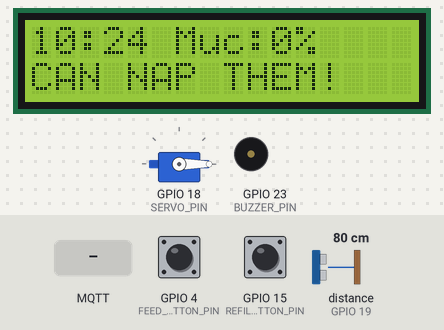
The sketch below on a simulated ESP32. Shown: 16×2 character LCD, servo, buzzer (waves = sounding). Wiring (from diagram.json): ultrasonic range finder: trigger GPIO 5; echo GPIO 19. The inputs (shaded band) are chosen by the test bench; at power-on: GPIO 4 (FEED_BUTTON_PIN) HIGH, GPIO 15 (REFILL_BUTTON_PIN) HIGH, distance to the obstacle (sensor on GPIO 19) 80 cm. The echo pulse lasts 58.3 µs per cm; WiFi joins after 1.5 s; servers stay silent unless stated; the local clock reads 2024-03-15 10:24:30 at power-on unless the sketch sets it; no MQTT or app messages arrive unless stated.

Above: at 1.7 s.
1.8 s: GPIO 4 (FEED_BUTTON_PIN) pulled LOW for 0.15 s
At 2.7 s:
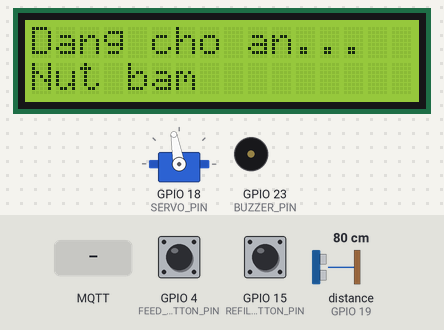
6.4 s: GPIO 15 (REFILL_BUTTON_PIN) pulled LOW for 0.15 s
At 8.6 s:
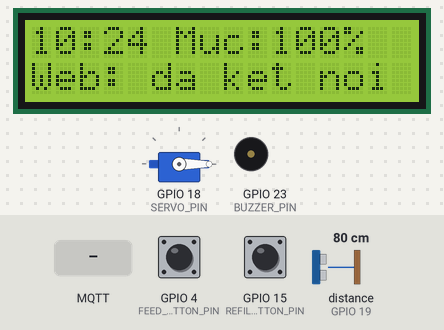
11.0 s: distance to the obstacle (sensor on GPIO 19) set to 9 cm
At 15.0 s:
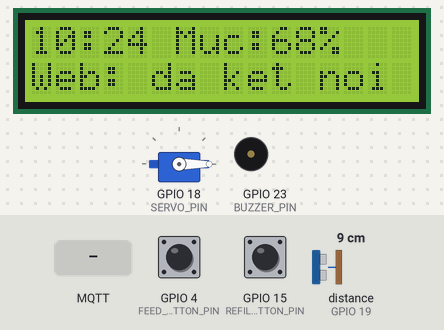
15.4 s: MQTT message "FEED" arrives on the first subscribed topic
At 17.0 s:
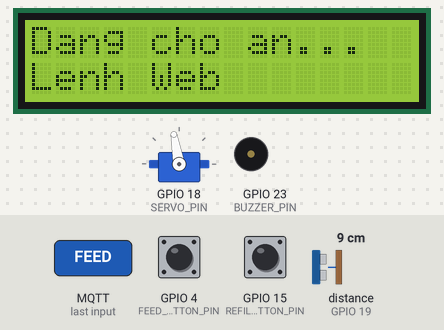
19.8 s: distance to the obstacle (sensor on GPIO 19) set to 18 cm
At 24.0 s:
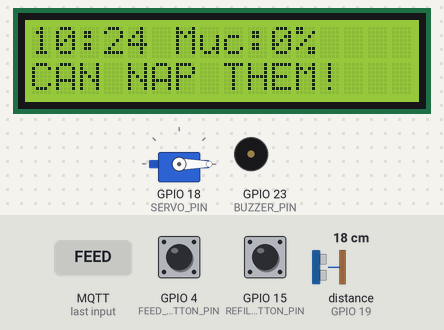
24.2 s: GPIO 15 (REFILL_BUTTON_PIN) pulled LOW for 1 s
At 25.4 s:
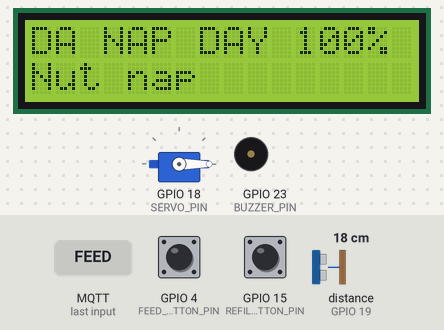
Timing chart, 0 to 74.9 s (numbered marks = the images above; inputs shaded):
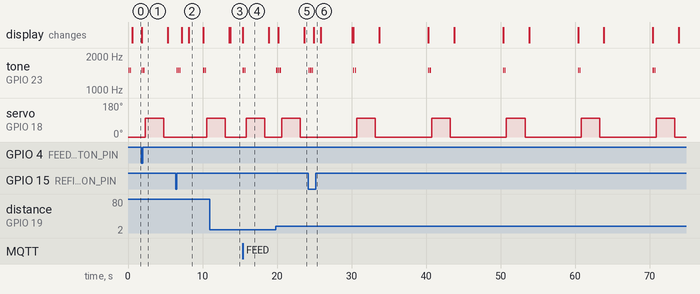

Measured:
- after the input at 1.8 s, tone on GPIO 23 (BUZZER_PIN): alternates 1500 Hz for 0.15 s and silent for 0.07 s, 4 changes in all, then stays silent, starting after 0.05 s; servo on GPIO 18 (SERVO_PIN): 0° → 100° after 0.49 s, → 0° 2.5 s later; the display: changes after 0.05 s (image 1)
- after the input at 6.4 s, the display: first changes after 0.80 s (image 2 shows a later state)
- after the input at 11.0 s, the display: first differs from a run without the input after 2.7 s (image 3)
- after the input at 15.4 s, tone on GPIO 23 (BUZZER_PIN): alternates 1500 Hz for 0.15 s and silent for 0.07 s, 4 changes in all, then stays silent, starting at once; servo on GPIO 18 (SERVO_PIN): 0° → 100° after 0.46 s, → 0° 2.5 s later; the display: changes at once (image 4)
- after the input at 19.8 s, the display: first differs from a run without the input after 3.8 s (image 5)
- after the input at 24.2 s, the display: changes after 0.74 s (image 6)
- what the display in image 2 shows lasts 2.0 s, from 8.1 s to 10.1 s

The sketch:

sketch.ino
```cpp
#include <Wire.h>
#include <LiquidCrystal_I2C.h>
#include <RTClib.h>
#include <ESP32Servo.h>
#include <WiFi.h>
#include <PubSubClient.h>

// Phan cung
const byte TRIG_PIN = 5;
const byte ECHO_PIN = 19;
const byte FEED_BUTTON_PIN = 4;
const byte REFILL_BUTTON_PIN = 15;
const byte SERVO_PIN = 18;
const byte BUZZER_PIN = 23;

LiquidCrystal_I2C lcd(0x27, 16, 2);
RTC_DS1307 rtc;
Servo foodServo;
WiFiClient wifiClient;
PubSubClient mqttClient(wifiClient);

// Wokwi-GUEST dung khi mo phong. Khi lap mach that, doi thanh Wi-Fi cua ban.
const char *WIFI_SSID = "Wokwi-GUEST";
const char *WIFI_PASS = "";
const char *MQTT_BROKER = "broker.hivemq.com";
const int MQTT_PORT = 1883;

// Tien to rieng cua nhom, tranh trung lenh tren MQTT broker cong khai.
const char *TOPIC_PREFIX = "petfeeder_phutrong_azgk_2026";
const char *TOPIC_FEED_COMMAND = "petfeeder_phutrong_azgk_2026/feed/cmd";
const char *TOPIC_FOOD_LEVEL = "petfeeder_phutrong_azgk_2026/food-level";
const char *TOPIC_STATUS = "petfeeder_phutrong_azgk_2026/status";
const char *TOPIC_ALERT = "petfeeder_phutrong_azgk_2026/alert";
const char *TOPIC_SCHEDULE_COMMAND = "petfeeder_phutrong_azgk_2026/schedule/set";
const char *TOPIC_SCHEDULE_STATUS = "petfeeder_phutrong_azgk_2026/schedule";
const char *TOPIC_DEMO_COMMAND = "petfeeder_phutrong_azgk_2026/demo/set";
const char *TOPIC_DEMO_STATUS = "petfeeder_phutrong_azgk_2026/demo";

// Lich cho an thuc te
byte feedingHours[] = {7, 12, 18};
byte feedingMinutes[] = {0, 0, 0};
const byte NUMBER_OF_SCHEDULES = sizeof(feedingHours);
const int LOW_FOOD_THRESHOLD = 20;
const int FOOD_DECREMENT_PER_FEED = 15;

int lastFedDay = -1;
int lastFedHour = -1;
int lastFedMinute = -1;
int foodLevel = 100;
float lastMeasuredDistance = -1;
bool lowFoodAlerted = false;
bool lastFeedButtonState = HIGH;
bool lastRefillButtonState = HIGH;
unsigned long lastDistanceRead = 0;
unsigned long lastTelemetryPublish = 0;
unsigned long lastMqttAttempt = 0;
unsigned long lastFeedButtonChange = 0;
unsigned long lastRefillButtonChange = 0;

// Gia tri mac dinh. Co the bat/tat va thay doi thoi gian tu dashboard web.
bool demoMode = true;
unsigned long demoFeedInterval = 10000;
unsigned long lastDemoFeed = 0;

void beep(byte times = 1) {
  for (byte i = 0; i < times; i++) {
    tone(BUZZER_PIN, 1500, 150);
    delay(220);
  }
}

bool isScheduledTime(int hour, int minute) {
  for (byte i = 0; i < NUMBER_OF_SCHEDULES; i++) {
    if (hour == feedingHours[i] && minute == feedingMinutes[i]) return true;
  }
  return false;
}

void publishFoodLevel() {
  if (!mqttClient.connected()) return;
  char payload[8];
  snprintf(payload, sizeof(payload), "%d", foodLevel);
  mqttClient.publish(TOPIC_FOOD_LEVEL, payload, true);
}

void publishStatus(const char *event) {
  if (!mqttClient.connected()) return;
  char payload[160];
  snprintf(payload, sizeof(payload),
           "{\"event\":\"%s\",\"food_level\":%d,\"low_food\":%s}",
           event, foodLevel, foodLevel < LOW_FOOD_THRESHOLD ? "true" : "false");
  mqttClient.publish(TOPIC_STATUS, payload);
}

void publishSchedule() {
  if (!mqttClient.connected()) return;
  char payload[16];
  snprintf(payload, sizeof(payload), "%02d:%02d,%02d:%02d,%02d:%02d",
           feedingHours[0], feedingMinutes[0], feedingHours[1], feedingMinutes[1],
           feedingHours[2], feedingMinutes[2]);
  mqttClient.publish(TOPIC_SCHEDULE_STATUS, payload, true);
}

bool updateSchedule(const String &csv) {
  char buffer[32];
  csv.toCharArray(buffer, sizeof(buffer));
  byte newHours[NUMBER_OF_SCHEDULES];
  byte newMinutes[NUMBER_OF_SCHEDULES];
  byte index = 0;
  char *part = strtok(buffer, ",");

  while (part != nullptr && index < NUMBER_OF_SCHEDULES) {
    int hour, minute;
    if (sscanf(part, "%d:%d", &hour, &minute) != 2 || hour < 0 || hour > 23 || minute < 0 || minute > 59) return false;
    newHours[index++] = hour;
    newMinutes[index - 1] = minute;
    part = strtok(nullptr, ",");
  }
  if (index != NUMBER_OF_SCHEDULES || part != nullptr) return false;

  for (byte i = 0; i < NUMBER_OF_SCHEDULES; i++) {
    feedingHours[i] = newHours[i];
    feedingMinutes[i] = newMinutes[i];
  }
  publishSchedule();
  publishStatus("schedule");
  return true;
}

void publishDemoSettings() {
  if (!mqttClient.connected()) return;
  char payload[64];
  snprintf(payload, sizeof(payload), "{\"enabled\":%s,\"interval_seconds\":%lu}",
           demoMode ? "true" : "false", demoFeedInterval / 1000);
  mqttClient.publish(TOPIC_DEMO_STATUS, payload, true);
}

bool updateDemoSettings(const String &message) {
  int separator = message.indexOf(',');
  if (separator < 0) return false;

  String enabledText = message.substring(0, separator);
  enabledText.trim();
  enabledText.toUpperCase();
  long seconds = message.substring(separator + 1).toInt();
  if ((enabledText != "ON" && enabledText != "OFF") || seconds < 3 || seconds > 3600) return false;

  demoMode = enabledText == "ON";
  demoFeedInterval = (unsigned long)seconds * 1000;
  lastDemoFeed = millis();
  publishDemoSettings();
  publishStatus("demo");
  return true;
}

void publishLowFoodAlert() {
  bool lowFood = foodLevel < LOW_FOOD_THRESHOLD;
  if (lowFood == lowFoodAlerted) return;

  lowFoodAlerted = lowFood;
  if (mqttClient.connected()) {
    char payload[120];
    snprintf(payload, sizeof(payload),
             "{\"low_food\":%s,\"food_level\":%d}",
             lowFood ? "true" : "false", foodLevel);
    mqttClient.publish(TOPIC_ALERT, payload, true);
  }
  if (lowFood) beep();
}

void readFoodLevel() {
  digitalWrite(TRIG_PIN, LOW);
  delayMicroseconds(2);
  digitalWrite(TRIG_PIN, HIGH);
  delayMicroseconds(10);
  digitalWrite(TRIG_PIN, LOW);

  long duration = pulseIn(ECHO_PIN, HIGH, 30000);
  if (duration == 0) return;

  float distance = duration * 0.0343 / 2.0;
  // Chi cap nhat theo HC-SR04 luc khoi dong hoac khi nguoi dung thay doi muc thuc an ro rang.
  if (lastMeasuredDistance < 0 || abs(distance - lastMeasuredDistance) >= 2.0) {
    lastMeasuredDistance = distance;
    foodLevel = constrain(map((int)distance, 20, 4, 0, 100), 0, 100);
    publishFoodLevel();
    publishLowFoodAlert();
  }
}

void refillFood(const char *source) {
  foodLevel = 100;
  // Giu lai gia tri khoang cach hien tai. Neu dat thanh 4 cm o day,
  // lan doc HC-SR04 tiep theo (vi du 8 cm trong Wokwi) se ghi de 100% thanh 75%.
  // Chi khi nguoi dung thay doi distance >= 2 cm, readFoodLevel() moi cap nhat lai.
  beep(3);
  lcd.clear();
  lcd.print("DA NAP DAY 100%");
  lcd.setCursor(0, 1);
  lcd.print(source);
  publishFoodLevel();
  publishLowFoodAlert();
  publishStatus("refill");
  delay(900);
}

void dispenseFood(const char *reason) {
  foodLevel = max(0, foodLevel - FOOD_DECREMENT_PER_FEED);
  lcd.clear();
  lcd.print("Dang cho an...");
  lcd.setCursor(0, 1);
  lcd.print(reason);
  beep(2);
  foodServo.write(100);
  delay(2500);
  foodServo.write(0);
  delay(500);
  publishFoodLevel();
  publishLowFoodAlert();
  publishStatus("feed");
}

void mqttCallback(char *topic, byte *payload, unsigned int length) {
  String message;
  for (unsigned int i = 0; i < length; i++) message += (char)payload[i];
  message.trim();
  String command = message;
  command.toUpperCase();

  if (String(topic) == TOPIC_FEED_COMMAND) {
    if (command == "FEED") {
      dispenseFood("Lenh Web");
    } else if (command == "REFILL") {
      refillFood("Lenh Web");
    }
  } else if (String(topic) == TOPIC_SCHEDULE_COMMAND) {
    if (!updateSchedule(message)) publishStatus("invalid_schedule");
  } else if (String(topic) == TOPIC_DEMO_COMMAND) {
    if (!updateDemoSettings(message)) publishStatus("invalid_demo");
  }
}

void connectMqtt() {
  if (WiFi.status() != WL_CONNECTED || mqttClient.connected()) return;
  if (millis() - lastMqttAttempt < 4000) return;
  lastMqttAttempt = millis();

  String clientId = String("esp32-") + TOPIC_PREFIX + "-" + String((uint32_t)ESP.getEfuseMac(), HEX);
  if (mqttClient.connect(clientId.c_str())) {
    mqttClient.subscribe(TOPIC_FEED_COMMAND);
    mqttClient.subscribe(TOPIC_SCHEDULE_COMMAND);
    mqttClient.subscribe(TOPIC_DEMO_COMMAND);
    publishFoodLevel();
    publishSchedule();
    publishDemoSettings();
    publishStatus("online");
  }
}

void publishTelemetry() {
  if (!mqttClient.connected() || millis() - lastTelemetryPublish < 4000) return;
  lastTelemetryPublish = millis();
  publishFoodLevel();
  publishStatus("telemetry");
}

void showStatus(const DateTime &now) {
  char line1[17];
  snprintf(line1, sizeof(line1), "%02d:%02d Muc:%d%%", now.hour(), now.minute(), foodLevel);
  lcd.clear();
  lcd.setCursor(0, 0);
  lcd.print(line1);
  lcd.setCursor(0, 1);
  if (foodLevel < LOW_FOOD_THRESHOLD) lcd.print("CAN NAP THEM!");
  else if (mqttClient.connected()) lcd.print("Web: da ket noi");
  else lcd.print("San sang cho an");
}

void setup() {
  Serial.begin(115200);
  pinMode(TRIG_PIN, OUTPUT);
  pinMode(ECHO_PIN, INPUT);
  pinMode(FEED_BUTTON_PIN, INPUT_PULLUP);
  pinMode(REFILL_BUTTON_PIN, INPUT_PULLUP);
  pinMode(BUZZER_PIN, OUTPUT);

  Wire.begin();
  lcd.init();
  lcd.backlight();
  lcd.print("May cho thu an");
  lcd.setCursor(0, 1);
  lcd.print("Khoi dong...");

  if (!rtc.begin()) {
    lcd.clear();
    lcd.print("Loi RTC!");
    while (true) delay(10);
  }
  if (!rtc.isrunning()) rtc.adjust(DateTime(F(__DATE__), F(__TIME__)));

  foodServo.attach(SERVO_PIN);
  foodServo.write(0);
  beep();
  readFoodLevel();

  WiFi.mode(WIFI_STA);
  WiFi.begin(WIFI_SSID, WIFI_PASS);
  mqttClient.setServer(MQTT_BROKER, MQTT_PORT);
  mqttClient.setCallback(mqttCallback);
}

void loop() {
  DateTime now = rtc.now();

  if (WiFi.status() == WL_CONNECTED) {
    connectMqtt();
    mqttClient.loop();
  }

  if (millis() - lastDistanceRead >= 1000) {
    lastDistanceRead = millis();
    readFoodLevel();
  }
  publishTelemetry();

  bool feedButtonState = digitalRead(FEED_BUTTON_PIN);
  if (lastFeedButtonState == HIGH && feedButtonState == LOW && millis() - lastFeedButtonChange > 250) {
    lastFeedButtonChange = millis();
    dispenseFood("Nut bam");
  }
  lastFeedButtonState = feedButtonState;

  bool refillButtonState = digitalRead(REFILL_BUTTON_PIN);
  if (lastRefillButtonState == HIGH && refillButtonState == LOW && millis() - lastRefillButtonChange > 250) {
    lastRefillButtonChange = millis();
    refillFood("Nut nap");
  }
  lastRefillButtonState = refillButtonState;

  if (demoMode && millis() - lastDemoFeed >= demoFeedInterval) {
    lastDemoFeed = millis();
    dispenseFood("Tu dong demo");
  } else if (!demoMode && now.second() < 3 && isScheduledTime(now.hour(), now.minute()) &&
             (lastFedDay != now.day() || lastFedHour != now.hour() || lastFedMinute != now.minute())) {
    lastFedDay = now.day();
    lastFedHour = now.hour();
    lastFedMinute = now.minute();
    dispenseFood("Theo lich hen");
  }

  showStatus(now);
  delay(100);
}
```
